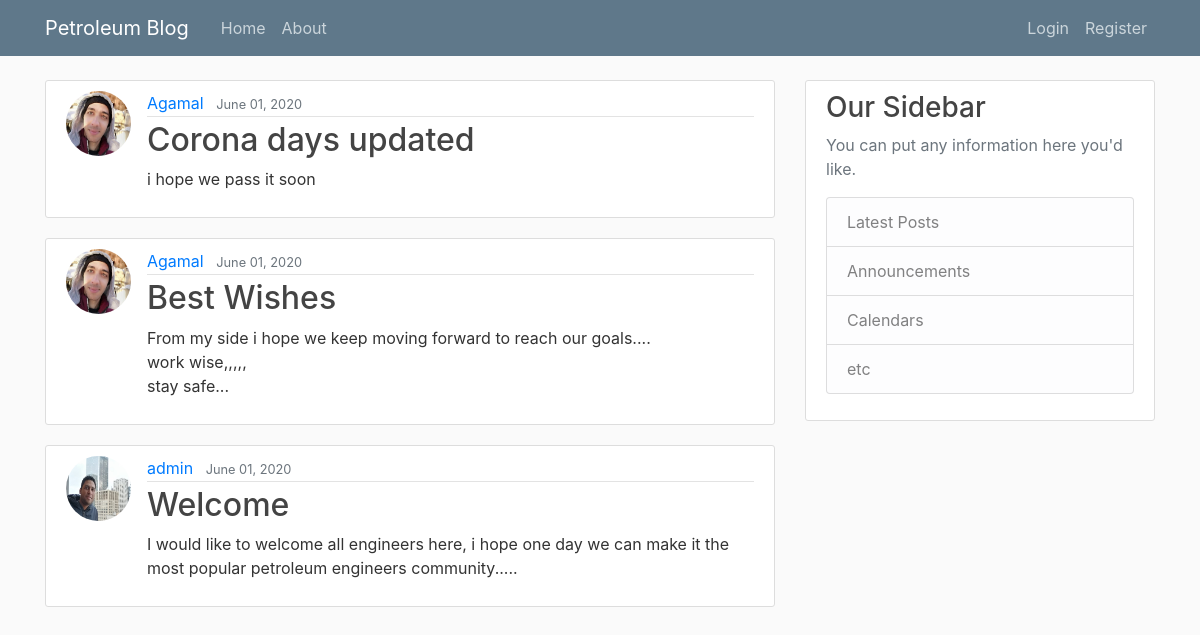
The page / on the database its author committed.
### blog/models.py (models this page shows, shortened)
class Post(models.Model):
    author = models.ForeignKey(User, on_delete=models.CASCADE)
    title = models.CharField(max_length=200)
    content = models.TextField()
    created_at = models.DateTimeField(default=timezone.now)

### users/models.py (models this page shows, shortened)
class Profile(models.Model):
    user = models.OneToOneField(User, on_delete=models.CASCADE)
    pic = models.ImageField(default='default.jpg', upload_to='pictures')

### blog/views.py (the view)
# urls.py: path('', blog_views.PostListView.as_view(), name='home'),
class PostListView(ListView):
    model = Post
    template_name = 'blog/home.html'
    context_object_name = 'posts'
    ordering = ['-created_at']
    paginate_by = 5

### blog/templates/blog/home.html (shortened to what this page needs)
{% extends 'blog/base.html' %}
{% block content %}
{% for post in posts %}
<article class="media content-section">
  <img class="rounded-circle article-img" src="{{ post.author.profile.pic.url}}">
  <div class="media-body">
    <div class="article-metadata">
      <a class="mr-2" href="{% url 'blog:user-posts' post.author.username %}">{{ post.author }}</a>
      <small class="text-muted">{{ post.created_at|date:'F d, Y' }}</small>
    </div>
    <h2><a class="article-title" href="{% url 'blog:post-detail' post.id%}">{{ post.title }}</a></h2>
    <p class="article-content">{{ post.content }}</p>
  </div>
</article>
{% endfor %}
{% endblock %}

### blog/templates/blog/base.html (shortened to what this page needs)
<!DOCTYPE html>
{% load static %}
<html lang="en">
<head>
    <link rel="stylesheet" href="https://stackpath.bootstrapcdn.com/bootstrap/4.5.0/css/bootstrap.min.css">
    <link rel="stylesheet" href="{% static 'blog/main.css' %}">
</head>
<body>
<header class="site-header">
  <nav class="navbar navbar-expand-md navbar-dark bg-steel fixed-top">
    <div class="container">
      <a class="navbar-brand mr-4" href="{% url 'home' %}">Petroleum Blog</a>
      <div class="collapse navbar-collapse" id="navbarToggle">
        <div class="navbar-nav mr-auto">
          <a class="nav-item nav-link" href="{% url 'home' %}">Home</a>
          <a class="nav-item nav-link" href="{% url 'blog:about' %}">About</a>
        </div>
        <div class="navbar-nav">
            {% if user.is_authenticated %}
                <a class="nav-item nav-link" href="{% url 'blog:post-create' %}">New Post</a>
                <a class="nav-item nav-link" href="{% url 'users:profile' %}">Profile</a>
                <a class="nav-item nav-link" href="{% url 'logout' %}">Logout</a>
            {% else %}
                <a class="nav-item nav-link" href="{% url 'login' %}">Login</a>
                <a class="nav-item nav-link" href="{% url 'users:register' %}">Register</a>
            {% endif %}
        </div>
      </div>
    </div>
  </nav>
</header>
<main role="main" class="container">
  <div class="row">
    <div class="col-md-8">
         {% block content %}
         {% endblock %}
    </div>
    <div class="col-md-4">
      <div class="content-section">
        <h3>Our Sidebar</h3>
        <p class='text-muted'>You can put any information here you'd like.
          <ul class="list-group">
            <li class="list-group-item list-group-item-light">Latest Posts</li>
            <li class="list-group-item list-group-item-light">Announcements</li>
            <li class="list-group-item list-group-item-light">Calendars</li>
            <li class="list-group-item list-group-item-light">etc</li>
          </ul>
        </p>
      </div>
    </div>
  </div>
</main>
</body>
</html>

### blog/static/blog/main.css (style rules this page uses)
body { background: #fafafa; color: #333333; margin-top: 5rem; }
h1, h2, h3, h4, h5, h6 { color: #444444; }
ul { margin: 0; }
.bg-steel { background-color: #5f788a; }
.site-header .navbar-nav .nav-link { color: #cbd5db; }
.content-section { background: #ffffff; padding: 10px 20px; border: 1px solid #dddddd; border-radius: 3px; margin-bottom: 20px; }
.article-title { color: #444444; }
.article-content { white-space: pre-line; }
.article-img { height: 65px; width: 65px; margin-right: 16px; }
.article-metadata { padding-bottom: 1px; margin-bottom: 4px; border-bottom: 1px solid #e3e3e3 }

### rows shown on the page
Post: author.profile.pic (picture), author "Agamal", created_at "June 01, 2020", title "Corona days updated", content "i hope we pass it soon"
Post: author.profile.pic (picture), author "Agamal", created_at "June 01, 2020", title "Best Wishes", content "From my side i hope we keep moving forward to reach our goals.... work wise,,,,, stay safe..."
Post: author.profile.pic (picture), author "admin", created_at "June 01, 2020", title "Welcome", content "I would like to welcome all engineers here, i hope one day we can make it the most popular petroleum engineers community....."
